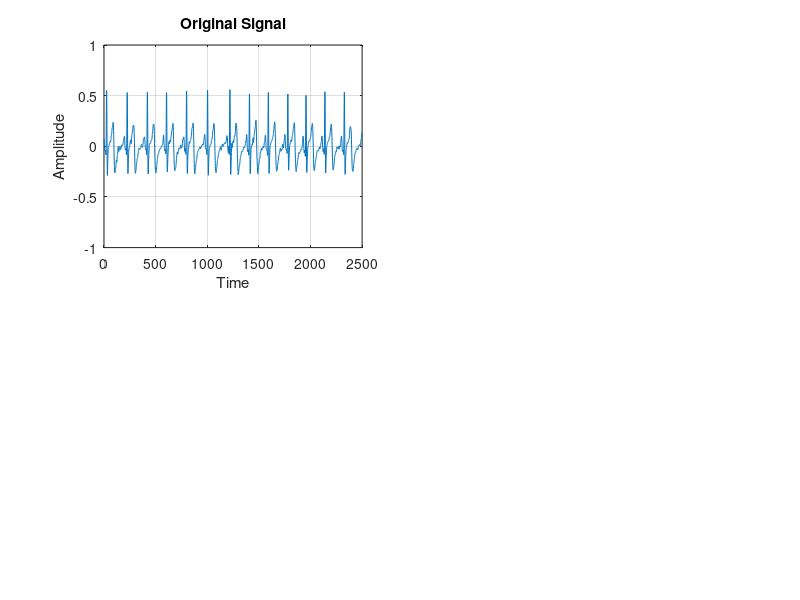

Reproduce this figure in MATLAB. (Note: this script raises an error after producing the figure.)
clc 
clear all
load('./FilteredData_Subject_8_task_CW.mat');

%ESERCIZIO 1
signal = ECG(30000:32500, 1);
signal_duration = 0:2500;
figure;
subplot(2,2,1);
plot(signal); grid on; ylim([-1 1]); xlim([0 2500]); title("Original Signal"); xlabel("Time"); ylabel("Amplitude"); hold on;

valore_medio = mean(signal);
yline(valore_medio, "--m", "Mean Value", "LineWidth",2);
varianza = var(signal);
energia = sum(abs(signal.^2));

annotation("textbox", [.15 .6 .3 .3], "String", strcat("Energia: ", num2str(energia)), 'FitBoxToText','on', "BackgroundColor",[1 1 1]);
annotation("textbox", [.32 .6 .3 .3], "String", strcat("Varianza: ", num2str(varianza)), 'FitBoxToText','on', "BackgroundColor",[1 1 1]);

%FINE ESERCIZIO 1

%ESERCIZIO 2
signalLength = numel(signal(:,1));
p = round(signalLength*15/100);

segnaleDegradato = signal(:,1);
segnaleDegradato(signalLength-p:signalLength, 1)=0;

valore_medioDegradato = mean(segnaleDegradato);
energiaDegradato = sum(abs(segnaleDegradato.^2));

subplot(2,2,2);
plot(segnaleDegradato); grid on; title("Degraded Signal"); xlabel("Time"); ylabel("Amplitude"); ylim([-1 1]); xlim([0 2500]); hold on;
yline(valore_medioDegradato, "--m", "Mean Value", "LineWidth",2);
annotation("textbox", [.6 .6 .3 .3], "String", strcat("Energia: ", num2str(energiaDegradato)), 'FitBoxToText','on', "BackgroundColor",[1 1 1]);
%FINE ESERCIZIO 2

%ESERCIZIO 3
subplot(2,2,3);
h = rect(250, 1050, signal_duration);
plot(h); grid on; xlim([0 2500]); ylim([-0.5 1.5]); title("Input (Rect)", "FontSize",12); ylabel("Amplitude"); xlabel("Time");
subplot(2,2,4);
segnaleFiltrato = conv(segnaleDegradato, h, "full");
plot(segnaleFiltrato); grid on; ylim([-10 10]);xlim([0 numel(segnaleFiltrato)]); title("Filtered Signal", "FontSize",12); ylabel("Amplitude"); xlabel("Time");

%FINE ESERCIZIO 3
function y = rect(start, last, x)
    y = zeros(numel(x), 1);
    y(x>=start & x<=last) = 1;
end